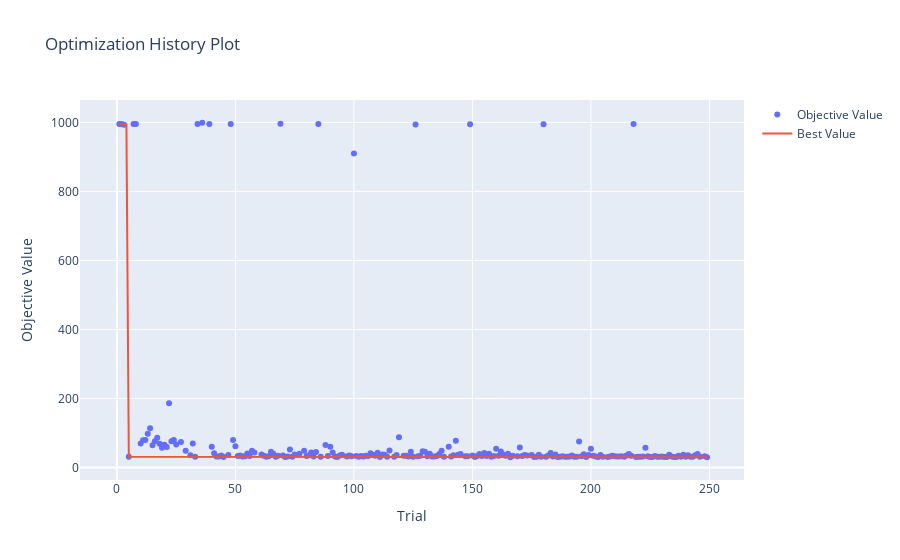

Notebook code cell kept with this figure:
### Code cell
plot_optimization_history(study)

### Figure 1 — Plotly figure (JSON) as saved in the notebook; plotly's stock layout.template omitted (floating-point values rounded to 4 significant figures; data arrays with more than 128 entries replaced by an {"elided": "..."} marker saying what was removed)
{"data": [{"mode": "markers", "name": "Objective Value", "type": "scatter", "x": {"elided": "250 int values"}, "y": {"elided": "250 float values"}}, {"mode": "lines", "name": "Best Value", "type": "scatter", "x": {"elided": "250 int values"}, "y": {"elided": "250 float values"}}, {"marker": {"color": "#cccccc"}, "mode": "markers", "name": "Infeasible Trial", "showlegend": false, "type": "scatter", "x": [], "y": []}], "layout": {"title": {"text": "Optimization History Plot"}, "xaxis": {"title": {"text": "Trial"}}, "yaxis": {"title": {"text": "Objective Value"}}}}
